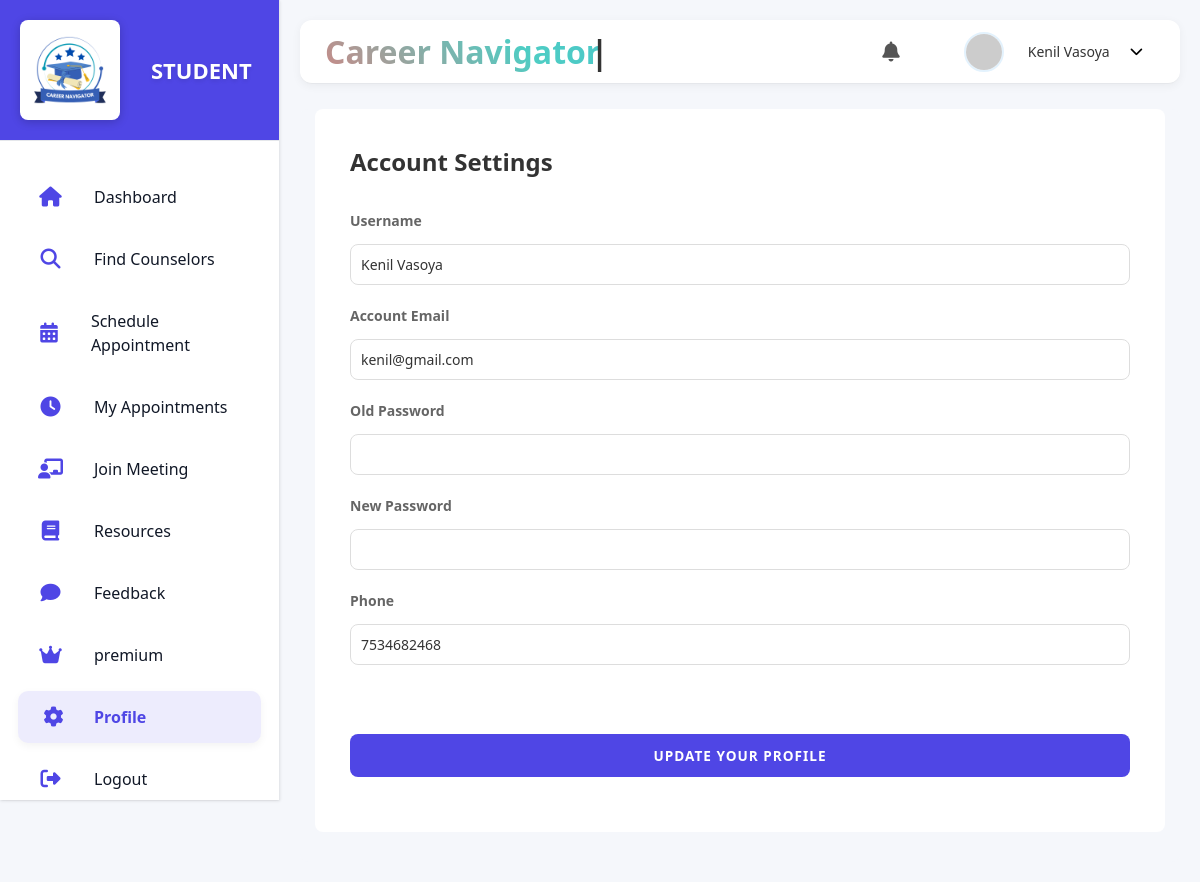
Page /stud_prof (signed in) on the committed database.
### model.py (models this page shows)
class Student(db.Model):
    __tablename__ = 'students'
    id = db.Column(db.Integer, primary_key=True, autoincrement=True)
    name = db.Column(db.String(100), nullable=False)
    email = db.Column(db.String(100), nullable=False, unique=True)
    contact_number = db.Column(db.String(15), nullable=False)
    password = db.Column(db.String(255), nullable=False)
    con_password = db.Column(db.String(255), nullable=False)
    interests = db.Column(db.Text, nullable=True)
    created_at = db.Column(db.DateTime, nullable=False, default=datetime.now(timezone.utc))
    feedbacks = db.relationship('Feedback', back_populates='student')

### app.py (the view)
@app.route('/stud_prof')
def stud_prof():
    if 'student_name' not in session:
        return redirect(url_for('student_login'))
    student = Student.query.filter_by(name=session['student_name']).first()
    if not student:
        return redirect(url_for('student_login'))
    return render_template('student/stud_prof.html', active_page='stud_prof', student=student)

### templates/student/stud_prof.html (shortened to what this page needs)
{% extends 'student/stud-base.html' %}
{% block content %}
<div class="profile container mt-5">
    <div class="row tm-content-row">
        <div class="tm-block-col tm-col-account-settings" style="padding: 10px;background-color: white;border-radius: 8px;">
            <div class="tm-bg-primary-dark tm-block tm-block-settings" style="border-radius: 8px !important;">
                <h2 class="tm-block-title">Account Settings</h2>
                <form id="updateProfileForm" class="tm-signup-form row">
                    <div class="form-group col-lg-6">
                        <label for="username">Username</label>
                        <input id="username" name="username" type="text" class="form-control validate" value="{{ student.name }}"/>
                    </div>
                    <div class="form-group col-lg-6">
                        <label for="email">Account Email</label>
                        <input id="email" name="email" type="email" class="form-control validate" value="{{ student.email }}"/>
                    </div>
                    <div class="form-group col-lg-6">
                        <label for="oldPass">Old Password</label>
                        <input id="oldPass" name="oldPass" type="password" class="form-control validate" />
                    </div>
                    <div class="form-group col-lg-6">
                        <label for="newPass">New Password</label>
                        <input id="newPass" name="newPass" type="password" class="form-control validate" />
                    </div>
                    <div class="form-group col-lg-6">
                        <label for="pno">Phone</label>
                        <input id="pno" name="pno" type="tel" class="form-control validate" value="{{ student.contact_number }}"/>
                    </div>
                    <div class="form-group col-lg-6 pb-4">
                        <label class="tm-hide-sm">&nbsp;</label>
                        <button type="button" class="btn btn-primary btn-block text-uppercase update-profile-btn">
                            Update Your Profile
                        </button>
                    </div>
                </form>
            </div>
        </div>
    </div>
</div>
{% endblock %}

### templates/student/stud-base.html (shortened to what this page needs)
<!DOCTYPE html>
<html lang="en">
<head>
    <link rel="stylesheet" href="{{ url_for('static', filename='css/student/dashboard.css') }}">
    <link rel="stylesheet" href="https://cdnjs.cloudflare.com/ajax/libs/font-awesome/6.4.0/css/all.min.css">
</head>
<body>
    <div class="dashboard-container">
        {% block sidebar %}
        <aside class="sidebar" id="sidebar">
            <div class="sidebar-header">
                <img src="{{ url_for('static',filename='img/logo.png')  }}" alt="Logo" class="logo">
                <h1>STUDENT </h1>
            </div>
            <nav class="sidebar-nav">
                <ul>
                    <li>
                        <a href="{{ url_for('stud_dash') }}"
                            class="{% if active_page == 'stud_dash' %}active{% endif %}" data-section="dashboard">
                            <i class="fas fa-home"></i> <span>Dashboard</span>
                        </a>
                    </li>
                    <li>
                        <a href="{{ url_for('find_counselors') }}"
                            class="{% if active_page == 'find_counselors' %}active{% endif %}"
                            data-section="find-counselors">
                            <i class="fas fa-search"></i> <span>Find Counselors</span>
                        </a>
                    </li>
                    <li>
                        <a href="{{ url_for('schedule') }}" class="{% if active_page == 'schedule' %}active{% endif %}"
                            data-section="schedule">
                            <i class="fas fa-calendar-alt"></i> <span>Schedule Appointment</span>
                        </a>
                    </li>
                    <li>
                        <a href="{{ url_for('stud_appointments' )}}"
                            class="{% if active_page == 'appointments' %}active{% endif %}" data-section="appointments">
                            <i class="fas fa-clock"></i> <span>My Appointments</span>
                        </a>
                    </li>
                    <li>
                        <a href="{{ url_for('stud_room')}}" class="{% if active_page == 'stud_room' %}active{% endif %}"
                            data-section="stud_room">
                            <i class="fas fa-chalkboard-teacher"></i>
                            <span>Join Meeting</span>
                        </a>
                    </li>
                    <li>
                        <a href="{{ url_for('resources') }}"
                            class="{% if active_page == 'resources' %}active{% endif %}" data-section="resources">
                            <i class="fas fa-book"></i> <span>Resources</span>
                        </a>
                    </li>
                    <li>
                        <a href="{{ url_for('feedback') }}" class="{% if active_page == 'feedback' %}active{% endif %}"
                            data-section="feedback">
                            <i class="fas fa-comment"></i> <span>Feedback</span>
                        </a>
                    </li>
                    <li>
                        <a href="{{ url_for('premium') }}" class="{% if active_page == 'premium' %}active{% endif %}"
                            data-section="premium">
                            <i class="fas fa-crown"></i> <span>premium</span>
                        </a>
                    </li>
                    <li>
                        <a href="{{ url_for('stud_prof') }}"
                            class="{% if active_page == 'stud_prof' %}active{% endif %}" data-section="stud_prof">
                            <i class="fas fa-cog"></i> <span>Profile</span>
                        </a>
                    </li>
                    <li>
                        <a href="{{ url_for('stud_logout') }}"
                            class="{% if active_page == 'stud_logout' %}active{% endif %}" data-section="stud_logout">
                            <i class="fas fa-sign-out-alt"></i> <span>Logout</span>
                        </a>
                    </li>
                </ul>
            </nav>
        </aside>
        {% endblock %}
        <main class="main-content">
            {% block topbar %}
            <header class="top-bar">
                <div class="animated-heading">
                    <h2 class="gradient-text typing-text"></h2>
                </div>
                <div class="top-bar-right">
                    <div class="notifications">
                        <button class="notification-btn" id="notificationBtn" onclick="toggleNotificationDropdown()">
                            <i class="fas fa-bell"></i>
                        </button>
                    </div>
                    <div class="profile-dropdown">
                        <button class="profile-btn" id="profileBtn">
                            <img src="https://ui-avatars.com/api/?name={{ session['student_name'] | urlencode }}"
                                alt="profileImg" class="profile-img">
                            {% if session.get('student_name') %}
                            <span class="profile-name">{{ session['student_name'] }}</span>
                            {% endif %}
                            <i class="fas fa-chevron-down"></i>
                        </button>
                    </div>
                </div>
            </header>
            {% endblock %}
            {% block content %}
            {% endblock %}
        </main>
    </div>
</body>
</html>

### templates/student/stud-base.html (style rules this page uses)
* { margin: 0; padding: 0; box-sizing: border-box; font-family: 'Segoe UI', Tahoma, Geneva, Verdana, sans-serif; }
body { background-color: #f5f7fb; color: #333; overflow-x: hidden; }
.dashboard-container { display: flex; min-height: 100vh; position: relative; }
.sidebar { background-color: var(--surface-color); color: var(--text-primary); width: 280px; transition: all var(--transition-speed) ease; z-index: 1000; height: 100vh; position: fixed; overflow-y: auto; box-shadow: var(--card-shadow); }
.sidebar-header { display: flex; align-items: center; padding: 20px; position: relative; border-bottom: 1px solid var(--border-color); background-color: var(--primary-color); color: white; }
.logo { width: 45px; height: 45px; margin-right: 15px; border-radius: 10px; box-shadow: 0 2px 10px rgba(0, 0, 0, 0.2); }
.sidebar-header h1 { color: white !important; font-size: 22px; font-weight: 600; line-height: 1.2; text-shadow: 0 2px 4px rgba(0, 0, 0, 0.1); }
.sidebar-nav { padding: 20px 0; }
.sidebar-nav ul { list-style: none; padding: 0 10px; }
.sidebar-nav li { margin: 10px 0; }
.sidebar-nav a { display: flex; align-items: center; padding: 14px 20px; color: var(--text-primary); text-decoration: none; transition: all var(--transition-speed) ease; border-radius: 10px; position: relative; overflow: hidden; }
.sidebar-nav a::before { content: ''; position: absolute; top: 0; left: 0; width: 0; height: 100%; background: rgba(0, 0, 0, 0.05); transition: width var(--transition-speed) ease; z-index: -1; }
.sidebar-nav a i { margin-right: 15px; font-size: 20px; width: 25px; text-align: center; transition: transform var(--transition-speed) ease; color: var(--primary-color); }
.sidebar-nav a.active { font-weight: 600; background: rgba(79, 70, 229, 0.1); color: var(--primary-color); box-shadow: 0 3px 8px rgba(0, 0, 0, 0.05); }
.sidebar-nav a.active i { transform: translateX(3px); }
.main-content { flex: 1; padding: 20px; margin-left: 280px; transition: all 0.3s ease; }
.top-bar { display: flex; justify-content: space-between; align-items: center; background-color: white; padding: 15px 25px; border-radius: 12px; box-shadow: 0 2px 10px rgba(0, 0, 0, 0.05); margin-bottom: 25px; }
.top-bar-right { display: flex; align-items: center; }
.notifications { position: relative; margin-right: 20px; }
.notification-btn { background: none; border: none; font-size: 20px; color: #555; cursor: pointer; position: relative; }
.profile-dropdown { position: relative; }
.profile-btn { display: flex; align-items: center; background: none; border: none; cursor: pointer; padding: 8px 12px; border-radius: 8px; transition: all 0.2s ease; }
.profile-img { width: 40px; height: 40px; border-radius: 50%; margin-right: 12px; object-fit: cover; border: 2px solid #e3f2fd; }
.profile-name { font-size: 14px; font-weight: 500; color: #333; margin-right: 8px; }
.animated-heading { flex: 1; max-width: 400px; }
.typing-text { font-size: 24px; color: transparent; position: relative; display: inline-block; }
.gradient-text { font-size: 32px; font-weight: bold; background: linear-gradient(45deg, #FF6B6B, #4ECDC4, #45B7D1, #96E6A1); -webkit-background-clip: text; background-clip: text; -webkit-text-fill-color: transparent; background-size: 300% 300%; animation: gradient-shift 8s ease infinite; }
.typing-text::after { content: '|'; position: absolute; right: -8px; -webkit-text-fill-color: #333; animation: blink 0.7s infinite; }

### rows in the picture
Student: student_name "Kenil Vasoya", username "Kenil Vasoya", email "kenil@gmail.com", pno "7534682468"
